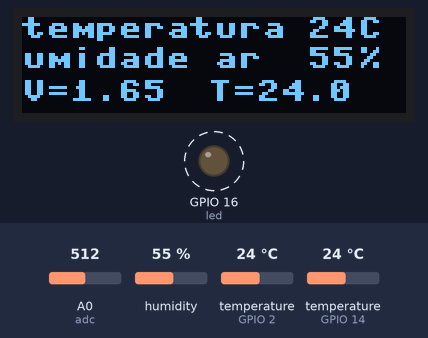
Bench run of a program on a simulated ESP8266 board running MicroPython. Parts: 128×32 one-colour display, output pins drawn as LEDs (lit = HIGH). Dashed ring = blinking. The test bench sets the inputs (shaded band); at power-on: humidity 55 %, temperature (sensors on GPIO 14, GPIO 2) 24 °C, A0 (adc) = 512 (analog values on the 0–1023 scale). What the program prints to the serial console is not drawn.

Above: at 1.2 s.
1.3 s: humidity set to 22 %
At 3.2 s:
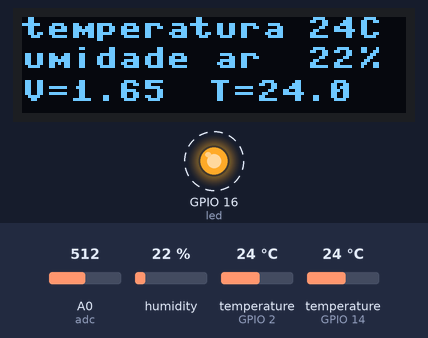
4.8 s: temperature (sensor on GPIO 14) set to 12 °C
At 6.5 s:
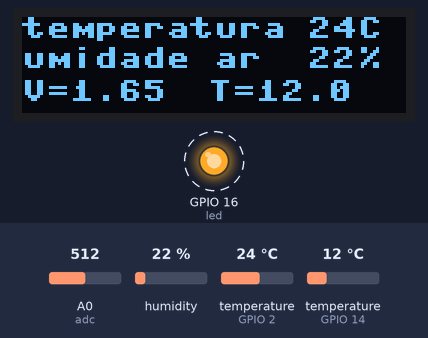
8.1 s: A0 (adc) set to 716
At 9.7 s:
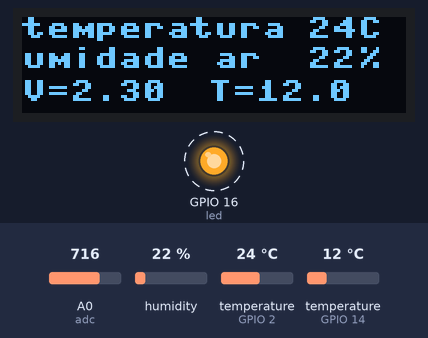
11.3 s: temperature (sensor on GPIO 2) set to 12 °C
At 13.0 s:
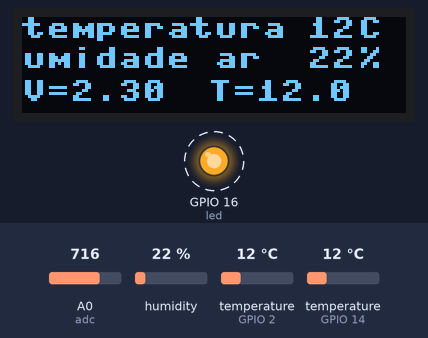
14.6 s: temperature (sensor on GPIO 14) set to 19 °C
At 16.2 s:
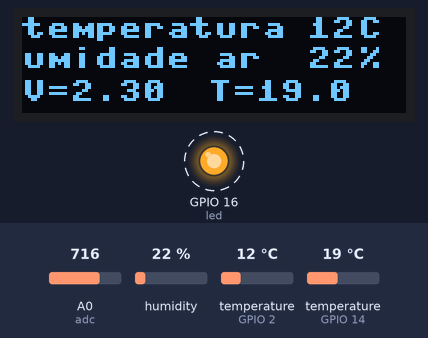
17.8 s: A0 (adc) set to 992
At 19.4 s:
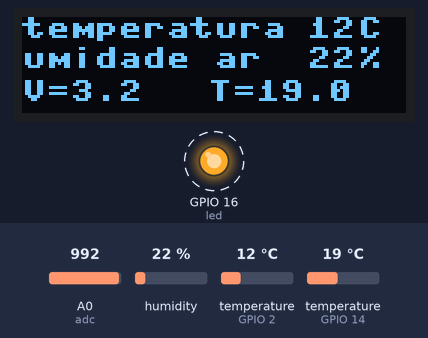
Timing chart, 0 to 22.0 s (numbered marks = the images above; inputs shaded):
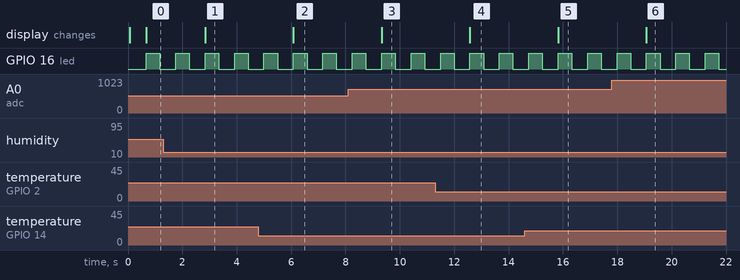

The program:

tudo.py
```python
import dht
import machine, time
d = dht.DHT11(machine.Pin(2))
from machine import Pin, I2C
import ssd1306
import onewire
import ds18x20
i2c = I2C(scl=Pin(4), sda=Pin(5), freq=100000)
lcd = ssd1306.SSD1306_I2C(128,32,i2c)
led = machine.Pin(16, machine.Pin.OUT)
adc = machine.ADC(0)
#ow = onewire.OneWire(Pin(14))
#ds = ds18x20.DS18X20(ow)
dat = machine.Pin(14)
ds = ds18x20.DS18X20(onewire.OneWire(dat))
linha1=0
linha2=10
linha3=21
lido=1024
volt=1023.0
temp=23.00

print("read DHT11 and ADC0")
roms = ds.scan()
print('found devices:', roms)

def le_ad():
   lido=adc.read()
   volt=lido/1023.0;
   volt=volt*3.3
   vol_1 = 'V=' + str(volt)[:4]
   lcd.text(vol_1,0,linha3)
   return

def le_dht():
   d.measure()
   temp = d.temperature()
   hum = d.humidity()
   lcd.fill(0)
   lcd.text("temperatura   C",0,linha1)
   lcd.text(str(d.temperature()),95,linha1)
   lcd.text("umidade ar    % ",0,linha2)
   lcd.text(str(d.humidity()),95,linha2)
   return

def le_1820():
    #print('temperatures:')
    ds.convert_temp()
    time.sleep_ms(500)
    for rom in roms:
        temp = (ds.read_temp(rom))
        sai = 'T=' + str(temp)[:5]
        lcd.text(sai,62,linha3)
    #print()
    return


while True:
   led.value(0)
   le_dht()
   le_ad()
   le_1820()
   lcd.show()
   led.value(1)
   time.sleep(0.5)
```

Measured:
- after the input at 1.3 s, the display: changes after 1.5 s (image 1)
- after the input at 4.8 s, the display: changes after 1.3 s (image 2)
- after the input at 8.1 s, the display: changes after 1.2 s (image 3)
- after the input at 11.3 s, the display: changes after 1.3 s (image 4)
- after the input at 14.6 s, the display: changes after 1.2 s (image 5)
- after the input at 17.8 s, the display: changes after 1.3 s (image 6)
- by itself, GPIO 16 (led): alternates HIGH for 0.50 s and LOW for 0.58 s
